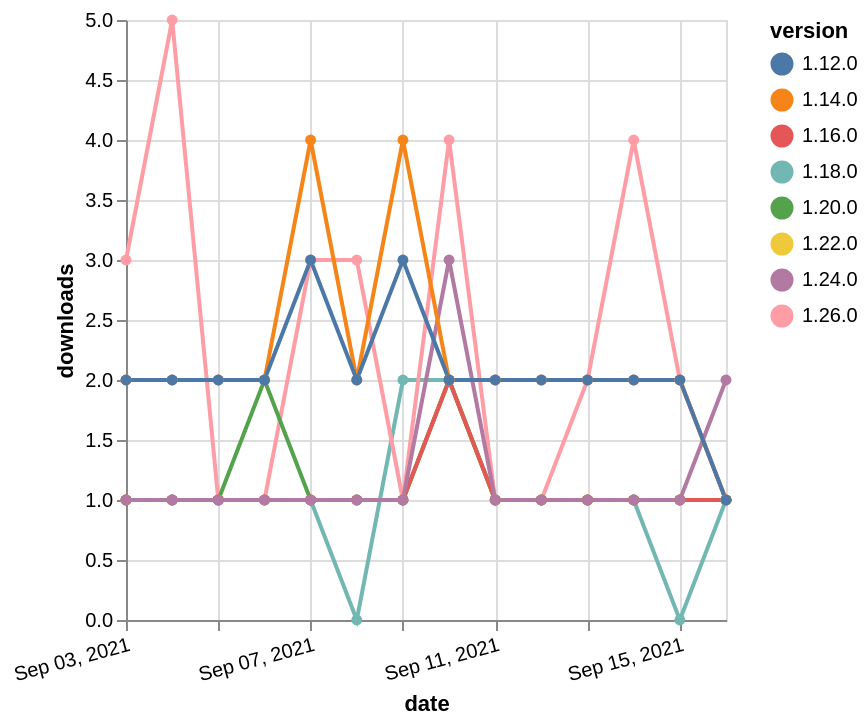

Vega-Lite specification stored for this chart:
### Vega-Lite specification from a JSON file in a GitHub repository (floating-point values rounded to 4 significant figures)
{"$schema": "https://vega.github.io/schema/vega-lite/v5.json", "description": "A simple bar chart with embedded data.", "data": {"values": [{"date": "2021-09-03", "total": 229, "delta": 1, "version": "1.18.0"}, {"date": "2021-09-04", "total": 230, "delta": 1, "version": "1.18.0"}, {"date": "2021-09-05", "total": 231, "delta": 1, "version": "1.18.0"}, {"date": "2021-09-06", "total": 232, "delta": 1, "version": "1.18.0"}, {"date": "2021-09-07", "total": 233, "delta": 1, "version": "1.18.0"}, {"date": "2021-09-08", "total": 233, "delta": 0, "version": "1.18.0"}, {"date": "2021-09-09", "total": 235, "delta": 2, "version": "1.18.0"}, {"date": "2021-09-10", "total": 237, "delta": 2, "version": "1.18.0"}, {"date": "2021-09-11", "total": 238, "delta": 1, "version": "1.18.0"}, {"date": "2021-09-12", "total": 239, "delta": 1, "version": "1.18.0"}, {"date": "2021-09-13", "total": 240, "delta": 1, "version": "1.18.0"}, {"date": "2021-09-14", "total": 241, "delta": 1, "version": "1.18.0"}, {"date": "2021-09-15", "total": 241, "delta": 0, "version": "1.18.0"}, {"date": "2021-09-16", "total": 242, "delta": 1, "version": "1.18.0"}, {"date": "2021-09-03", "total": 189, "delta": 1, "version": "1.22.0"}, {"date": "2021-09-04", "total": 190, "delta": 1, "version": "1.22.0"}, {"date": "2021-09-05", "total": 191, "delta": 1, "version": "1.22.0"}, {"date": "2021-09-06", "total": 192, "delta": 1, "version": "1.22.0"}, {"date": "2021-09-07", "total": 193, "delta": 1, "version": "1.22.0"}, {"date": "2021-09-08", "total": 194, "delta": 1, "version": "1.22.0"}, {"date": "2021-09-09", "total": 195, "delta": 1, "version": "1.22.0"}, {"date": "2021-09-10", "total": 197, "delta": 2, "version": "1.22.0"}, {"date": "2021-09-11", "total": 198, "delta": 1, "version": "1.22.0"}, {"date": "2021-09-12", "total": 199, "delta": 1, "version": "1.22.0"}, {"date": "2021-09-13", "total": 200, "delta": 1, "version": "1.22.0"}, {"date": "2021-09-14", "total": 201, "delta": 1, "version": "1.22.0"}, {"date": "2021-09-15", "total": 202, "delta": 1, "version": "1.22.0"}, {"date": "2021-09-16", "total": 203, "delta": 1, "version": "1.22.0"}, {"date": "2021-09-03", "total": 157, "delta": 3, "version": "1.26.0"}, {"date": "2021-09-04", "total": 162, "delta": 5, "version": "1.26.0"}, {"date": "2021-09-05", "total": 163, "delta": 1, "version": "1.26.0"}, {"date": "2021-09-06", "total": 164, "delta": 1, "version": "1.26.0"}, {"date": "2021-09-07", "total": 167, "delta": 3, "version": "1.26.0"}, {"date": "2021-09-08", "total": 170, "delta": 3, "version": "1.26.0"}, {"date": "2021-09-09", "total": 171, "delta": 1, "version": "1.26.0"}, {"date": "2021-09-10", "total": 175, "delta": 4, "version": "1.26.0"}, {"date": "2021-09-11", "total": 176, "delta": 1, "version": "1.26.0"}, {"date": "2021-09-12", "total": 177, "delta": 1, "version": "1.26.0"}, {"date": "2021-09-13", "total": 179, "delta": 2, "version": "1.26.0"}, {"date": "2021-09-14", "total": 183, "delta": 4, "version": "1.26.0"}, {"date": "2021-09-15", "total": 185, "delta": 2, "version": "1.26.0"}, {"date": "2021-09-16", "total": 186, "delta": 1, "version": "1.26.0"}, {"date": "2021-09-03", "total": 415, "delta": 1, "version": "1.20.0"}, {"date": "2021-09-04", "total": 416, "delta": 1, "version": "1.20.0"}, {"date": "2021-09-05", "total": 417, "delta": 1, "version": "1.20.0"}, {"date": "2021-09-06", "total": 419, "delta": 2, "version": "1.20.0"}, {"date": "2021-09-07", "total": 420, "delta": 1, "version": "1.20.0"}, {"date": "2021-09-08", "total": 421, "delta": 1, "version": "1.20.0"}, {"date": "2021-09-09", "total": 422, "delta": 1, "version": "1.20.0"}, {"date": "2021-09-10", "total": 424, "delta": 2, "version": "1.20.0"}, {"date": "2021-09-11", "total": 425, "delta": 1, "version": "1.20.0"}, {"date": "2021-09-12", "total": 426, "delta": 1, "version": "1.20.0"}, {"date": "2021-09-13", "total": 427, "delta": 1, "version": "1.20.0"}, {"date": "2021-09-14", "total": 428, "delta": 1, "version": "1.20.0"}, {"date": "2021-09-15", "total": 429, "delta": 1, "version": "1.20.0"}, {"date": "2021-09-16", "total": 430, "delta": 1, "version": "1.20.0"}, {"date": "2021-09-03", "total": 401, "delta": 1, "version": "1.16.0"}, {"date": "2021-09-04", "total": 402, "delta": 1, "version": "1.16.0"}, {"date": "2021-09-05", "total": 403, "delta": 1, "version": "1.16.0"}, {"date": "2021-09-06", "total": 404, "delta": 1, "version": "1.16.0"}, {"date": "2021-09-07", "total": 405, "delta": 1, "version": "1.16.0"}, {"date": "2021-09-08", "total": 406, "delta": 1, "version": "1.16.0"}, {"date": "2021-09-09", "total": 407, "delta": 1, "version": "1.16.0"}, {"date": "2021-09-10", "total": 409, "delta": 2, "version": "1.16.0"}, {"date": "2021-09-11", "total": 410, "delta": 1, "version": "1.16.0"}, {"date": "2021-09-12", "total": 411, "delta": 1, "version": "1.16.0"}, {"date": "2021-09-13", "total": 412, "delta": 1, "version": "1.16.0"}, {"date": "2021-09-14", "total": 413, "delta": 1, "version": "1.16.0"}, {"date": "2021-09-15", "total": 414, "delta": 1, "version": "1.16.0"}, {"date": "2021-09-16", "total": 415, "delta": 1, "version": "1.16.0"}, {"date": "2021-09-03", "total": 390, "delta": 1, "version": "1.24.0"}, {"date": "2021-09-04", "total": 391, "delta": 1, "version": "1.24.0"}, {"date": "2021-09-05", "total": 392, "delta": 1, "version": "1.24.0"}, {"date": "2021-09-06", "total": 393, "delta": 1, "version": "1.24.0"}, {"date": "2021-09-07", "total": 394, "delta": 1, "version": "1.24.0"}, {"date": "2021-09-08", "total": 395, "delta": 1, "version": "1.24.0"}, {"date": "2021-09-09", "total": 396, "delta": 1, "version": "1.24.0"}, {"date": "2021-09-10", "total": 399, "delta": 3, "version": "1.24.0"}, {"date": "2021-09-11", "total": 400, "delta": 1, "version": "1.24.0"}, {"date": "2021-09-12", "total": 401, "delta": 1, "version": "1.24.0"}, {"date": "2021-09-13", "total": 402, "delta": 1, "version": "1.24.0"}, {"date": "2021-09-14", "total": 403, "delta": 1, "version": "1.24.0"}, {"date": "2021-09-15", "total": 404, "delta": 1, "version": "1.24.0"}, {"date": "2021-09-16", "total": 406, "delta": 2, "version": "1.24.0"}, {"date": "2021-09-03", "total": 2522, "delta": 2, "version": "1.14.0"}, {"date": "2021-09-04", "total": 2524, "delta": 2, "version": "1.14.0"}, {"date": "2021-09-05", "total": 2526, "delta": 2, "version": "1.14.0"}, {"date": "2021-09-06", "total": 2528, "delta": 2, "version": "1.14.0"}, {"date": "2021-09-07", "total": 2532, "delta": 4, "version": "1.14.0"}, {"date": "2021-09-08", "total": 2534, "delta": 2, "version": "1.14.0"}, {"date": "2021-09-09", "total": 2538, "delta": 4, "version": "1.14.0"}, {"date": "2021-09-10", "total": 2540, "delta": 2, "version": "1.14.0"}, {"date": "2021-09-11", "total": 2542, "delta": 2, "version": "1.14.0"}, {"date": "2021-09-12", "total": 2544, "delta": 2, "version": "1.14.0"}, {"date": "2021-09-13", "total": 2546, "delta": 2, "version": "1.14.0"}, {"date": "2021-09-14", "total": 2548, "delta": 2, "version": "1.14.0"}, {"date": "2021-09-15", "total": 2550, "delta": 2, "version": "1.14.0"}, {"date": "2021-09-16", "total": 2551, "delta": 1, "version": "1.14.0"}, {"date": "2021-09-03", "total": 2357, "delta": 2, "version": "1.12.0"}, {"date": "2021-09-04", "total": 2359, "delta": 2, "version": "1.12.0"}, {"date": "2021-09-05", "total": 2361, "delta": 2, "version": "1.12.0"}, {"date": "2021-09-06", "total": 2363, "delta": 2, "version": "1.12.0"}, {"date": "2021-09-07", "total": 2366, "delta": 3, "version": "1.12.0"}, {"date": "2021-09-08", "total": 2368, "delta": 2, "version": "1.12.0"}, {"date": "2021-09-09", "total": 2371, "delta": 3, "version": "1.12.0"}, {"date": "2021-09-10", "total": 2373, "delta": 2, "version": "1.12.0"}, {"date": "2021-09-11", "total": 2375, "delta": 2, "version": "1.12.0"}, {"date": "2021-09-12", "total": 2377, "delta": 2, "version": "1.12.0"}, {"date": "2021-09-13", "total": 2379, "delta": 2, "version": "1.12.0"}, {"date": "2021-09-14", "total": 2381, "delta": 2, "version": "1.12.0"}, {"date": "2021-09-15", "total": 2383, "delta": 2, "version": "1.12.0"}, {"date": "2021-09-16", "total": 2384, "delta": 1, "version": "1.12.0"}]}, "width": "container", "mark": {"type": "line", "point": {"filled": true}}, "encoding": {"x": {"field": "date", "type": "temporal", "timeUnit": "yearmonthdate", "title": "date", "axis": {"labelAngle": -15}}, "y": {"field": "delta", "type": "quantitative", "title": "downloads"}, "color": {"field": "version", "type": "nominal"}, "tooltip": {"field": "delta"}}}
